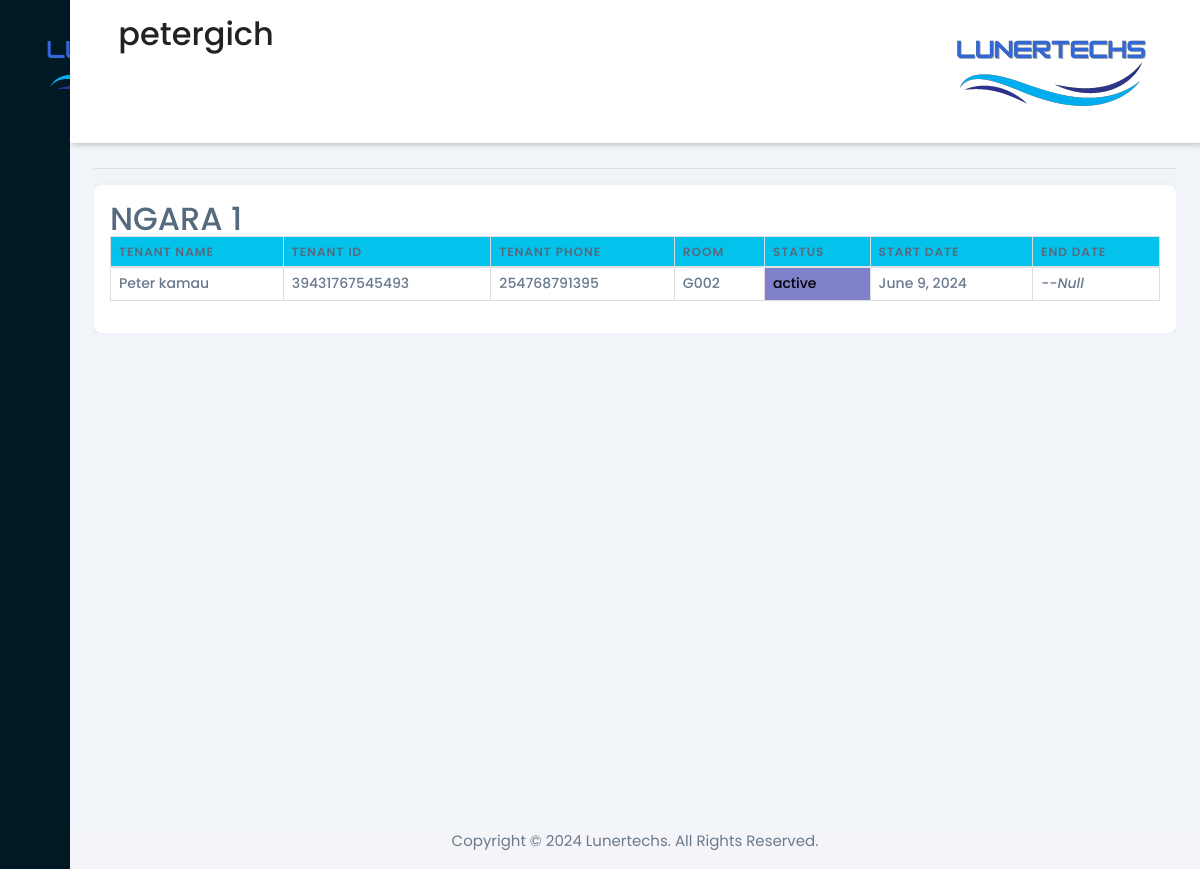
Page /tenants (signed in) on the earlier database version.
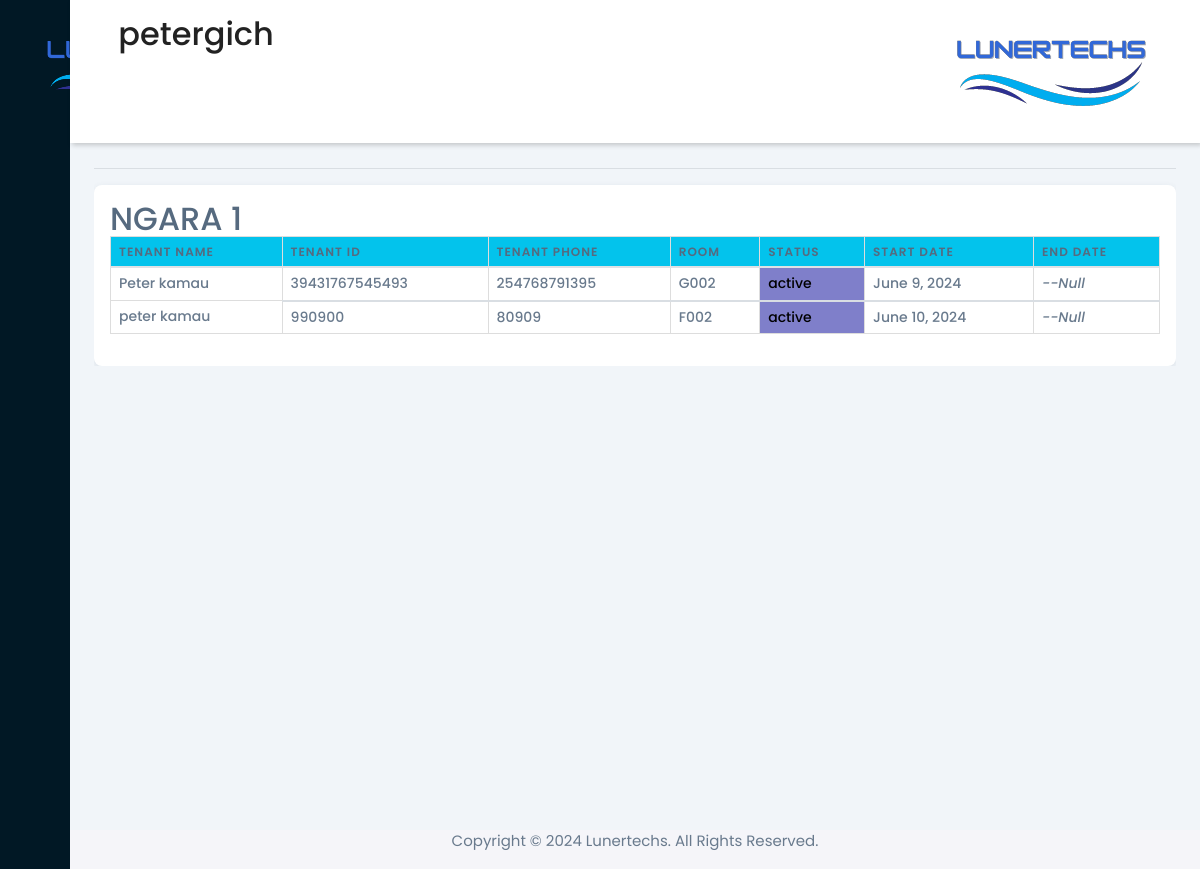
Same page on the later database version.
### rentalapp/models.py (models this page shows, shortened)
class House(models.Model):
    name = models.CharField(max_length=254, blank=False)
    owner = models.ForeignKey(Owner, null=True, on_delete=models.SET_NULL)
    cover_image = models.ImageField(upload_to='houses/')
    county = models.CharField(max_length=50)
    subcounty = models.CharField(max_length=50)
    ward = models.CharField(max_length=50)
    latitude = models.DecimalField(max_digits=9, decimal_places=6)
    longitude = models.DecimalField(max_digits=9, decimal_places=6)
    no_houses = models.IntegerField(default=0)
    no_floors=models.IntegerField(default=1)
    def __str__(self):
        return self.name

class Tenancy(models.Model):
    tenant = models.ForeignKey(Tenant, on_delete=models.CASCADE)
    is_current = models.BooleanField(default=True)
    start_date = models.DateField()
    end_date = models.DateField(null=True, blank=True)
    room = models.ForeignKey(Room, on_delete=models.SET_NULL, null=True, blank=True)

class Tenant(models.Model):
    name = models.CharField(max_length=254)
    phone = models.CharField(max_length=50, unique=True)
    tenant_id = models.IntegerField(unique=True)
    user = models.ForeignKey(User, on_delete=models.SET_NULL, null=True)

class Room(models.Model):
    SINGLE_ROOM = 'single_room'
    BEDSITTER = 'bedsitter'
    ONE_BEDROOM = 'one_bedroom'
    TWO_BEDROOM = 'two_bedroom'
    THREE_BEDROOM = 'three_bedroom'
    FOUR_BEDROOM = 'four_bedroom'
    FIVE_BEDROOM = 'five_bedroom'
    TYPE_CHOICES = [
        (SINGLE_ROOM, 'Single Room'),
        (BEDSITTER, 'Bedsitter'),
        (ONE_BEDROOM, 'One Bedroom'),
        (TWO_BEDROOM, 'Two Bedroom'),
        (THREE_BEDROOM, 'Three Bedroom'),
        (FOUR_BEDROOM, 'Four Bedroom'),
        (FIVE_BEDROOM, 'Five Bedroom'),
    ]
    house = models.ForeignKey(House, on_delete=models.CASCADE)
    htype = models.CharField(max_length=20, choices=TYPE_CHOICES)
    house_number = models.CharField(max_length=50)
    DAILY = "daily"
    WEEKLY = "weekly"
    MONTHLY = "monthly"
    YEARLY = "yearly"
    RATE_CHOICES = [
        (DAILY, "Daily"),
        (WEEKLY, "Weekly"),
        (MONTHLY, "Monthly"),
        (YEARLY, "Yearly"),
    ]
    rate = models.CharField(max_length=50, choices=RATE_CHOICES)
    price = models.IntegerField(default=0)
    floor=models.CharField(max_length=50,default="ground")

### rentalapp/views.py (the view)
# urls.py: path("tenants",views.tenants,name="tenants"),
@login_required(login_url="ownerslogin")
def tenants(request):
    if isowner(request):
        owner=Owner.objects.get(user=request.user)
        o_houses=owner_houses(owner)
        housetenants=[]
        for house in o_houses:
            tenants=htenants(house,"all")
            if tenants:
                housetenants.append({"house":house,"tenants":tenants})
        if housetenants !=[]:
            return render(request,"tenants.html",{"objects":housetenants})
        else:
             return render(request,"tenants.html")
    else:
        logout(request)
        return redirect("ownerslogin")

### rentalapp/views.py (called while the page is built, shortened)
def owner_houses(user):
    if House.objects.filter(owner=user).exists():
        return House.objects.filter(owner=user)
    else:
        return None

def isowner(request):
    try:
        owner=Owner.objects.get(user=request.user)
        return Owner.objects.get(user=request.user)
    except:
        return False

def htenants(house,cat):
    if cat=="all":
        if Tenancy.objects.filter(room__house__name=house).exists():
            return Tenancy.objects.filter(is_current=True,room__house__name=house)
        else:
            return False

### templates/tenants.html (shortened to what the changed rows need)
{% load static %}
<!DOCTYPE html>
<html lang="en">
  <head>
    <link href="https://maxcdn.bootstrapcdn.com/bootstrap/4.5.2/css/bootstrap.min.css" rel="stylesheet">
    <link href="https://stackpath.bootstrapcdn.com/bootstrap/4.5.2/css/bootstrap.min.css" rel="stylesheet">
    <link
      rel="stylesheet"
      href="https://maxst.icons8.com/vue-static/landings/line-awesome/line-awesome/1.3.0/css/line-awesome.min.css"
    />
    <link rel="stylesheet" href="https://cdnjs.cloudflare.com/ajax/libs/font-awesome/6.0.0-beta3/css/all.min.css">
    <link href="https://maxcdn.bootstrapcdn.com/bootstrap/4.5.2/css/bootstrap.min.css" rel="stylesheet">
    <link href="https://stackpath.bootstrapcdn.com/bootstrap/4.5.2/css/bootstrap.min.css" rel="stylesheet">
    <link
      rel="stylesheet"
      href="https://maxst.icons8.com/vue-static/landings/line-awesome/line-awesome/1.3.0/css/line-awesome.min.css"
    />
    <link rel="stylesheet" href="https://unpkg.com/leaflet/dist/leaflet.css" />
    <link href="{% static 'styles.css' %}" rel="stylesheet" />
    <link href="{% static 'core.css' %}" rel="stylesheet" />
  </head>
  <body>
    <div class="sidebar">
      <div class="sidebar-brand">
        <h2>
        </h2>
      </div>
    </div>
    <div class="main-content">
      <header>
        <h2>
          <label for="nav-toggle">
            <span class="las la-bars"></span>
          </label>
          {{ request.user.username }}
        </h2>
      </header>
      <main style="margin-top:15vh;">
        <div class="scrollable-table">
          {% for house in objects%}
          <hr>
          <div style="min-width:max-content;"class="card p-3 ">
          <h2>{{house.house.name}}
          <table class="table">
            <thead>
              <tr class="bg-info">
                <th>TENANT NAME</th>
                <th>TENANT ID</th>
                <th>TENANT PHONE</th>
                <th>ROOM</th>
                <th>STATUS</th>
                <th>START DATE</th>
                <th>END DATE</th>
              </tr>
            </thead>
            <tbody>
              {% for tenant in house.tenants %}
               <tr class="table rooms-row" onclick="popup({{tenant.tenant.id}})">
                <td style="font-size:14px">{{tenant.tenant.name}}</td>
                <td style="font-size:14px">{{tenant.tenant.tenant_id}}</td>
                <td style="font-size:14px">{{tenant.tenant.phone}}</td>
                <td style="font-size:14px">{{tenant.room.house_number}}</td>
                {% if tenant.is_current%}
                <td style="color:black;font-size:14px;background-color:rgba(0,0,150,0.5);">active</td>
                {% else %}
                <td style="color:black;font-size:14px;background-color:rgba(150,90,90,0.5);">former</td>
                {% endif%}
                <td style="font-size:14px">{{tenant.start_date}}</td>
                {% if tenant.end_date == Null%}
                <td style="font-size:14px;font-style:italic;">--Null</td>
                {% else%}
                <td style="font-size:14px">{{tenant.end_date}}</td>
                {% endif%}
              </tr>
              {% endfor %}
            </tbody>
          </table>
        </div>
          {% endfor %}
        </div>
      </main>
    </div>
  </body>
</html>

Differences in the rows shown:
added Tenancy: tenant.name "peter kamau", tenant.tenant_id "990900", tenant.phone "80909", room.house_number "F002", is_current "active", start_date "June 10, 2024", shows "--Null"
